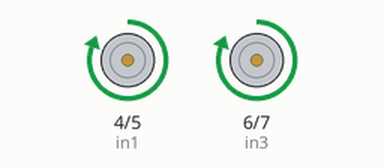
This sketch was run on a simulated Arduino Uno, built with avr-gcc and run on an emulated ATmega328P. Parts: motor-driver pin pairs drawn as motors (green arrow = first pin HIGH = forward, orange = second pin HIGH = backward, longer = more drive, scaled by the enable pin).

Above: at 2.5 s.
At 6.0 s:
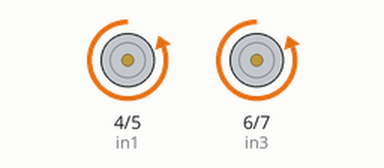
Timing chart, 0 to 9.1 s (numbered marks = the images above):
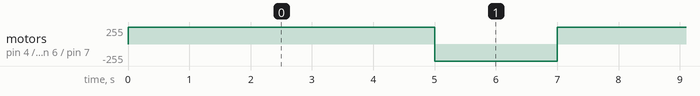

Measured:
- by itself, motor on pin 4 (in1) / pin 5 (in2), motor on pin 6 (in3) / pin 7 (in4): alternates forward 255/255 for 5.0 s and backward 255/255 for 2.0 s

The sketch:

Driver_Motor.ino
```cpp
#define enA 9
#define in1 4
#define in2 5
#define enB 10
#define in3 6
#define in4 7
int motorSpeedA = 0;
int motorSpeedB = 0;


void setup() {
  pinMode(enA, OUTPUT);
  pinMode(enB, OUTPUT);
  pinMode(in1, OUTPUT);
  pinMode(in2, OUTPUT);
  pinMode(in3, OUTPUT);
  pinMode(in4, OUTPUT);
}


void loop() {
    motorSpeedA = 255; //bisa diambil dari joystick, tapi sekarang kita input manual aja yak; 0-255
    motorSpeedB = 255; //bisa diambil dari joystick, tapi sekarang kita input manual aja yak; 0-255
    analogWrite(enA, motorSpeedA); // Send PWM signal to motor A
    analogWrite(enB, motorSpeedB); // Send PWM signal to motor B
    // Set Motor A backward
    digitalWrite(in1, HIGH);
    digitalWrite(in2, LOW);
    // Set Motor B backward
    digitalWrite(in3, HIGH);
    digitalWrite(in4, LOW);
    delay(5000);
    digitalWrite(in1, LOW);
    digitalWrite(in2, HIGH);
    // Set Motor B forward
    digitalWrite(in3, LOW);
    digitalWrite(in4, HIGH);
    delay(2000);
}
```
